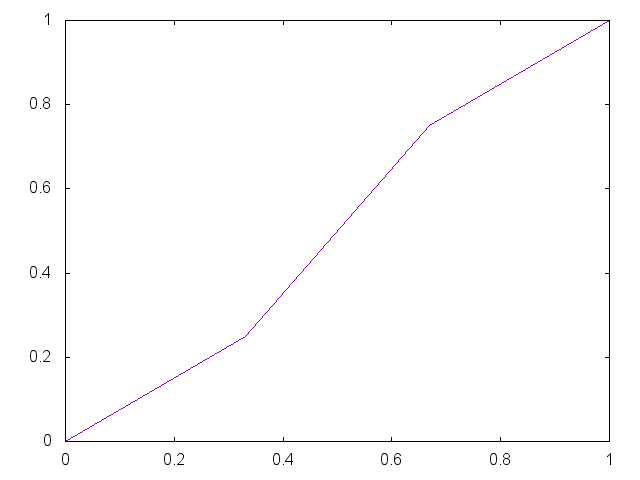

Write the gnuplot code that produced this figure.


set term png

set output "generate/static/generate/unique-0.25-0.75.png"
plot '-' smooth unique notitle
0 0
0.33 0.25
0.67 0.75 
1 1
e

reset;
